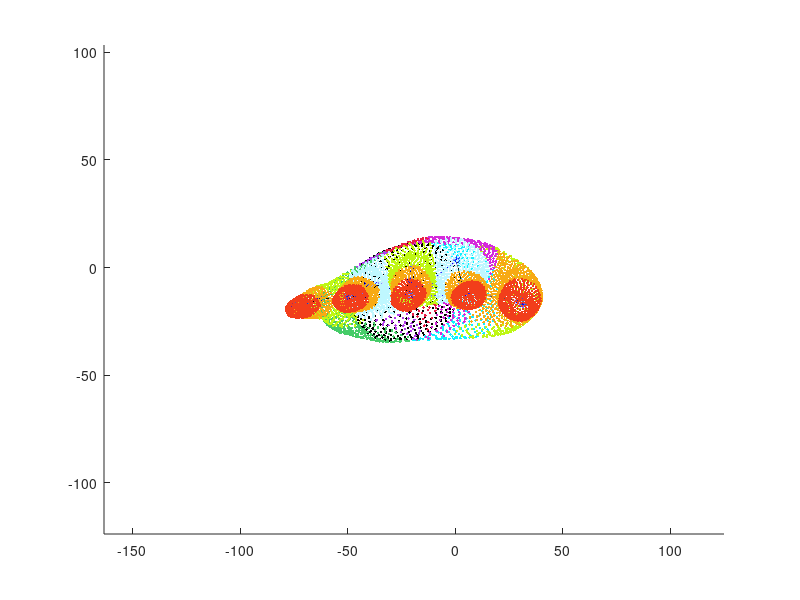
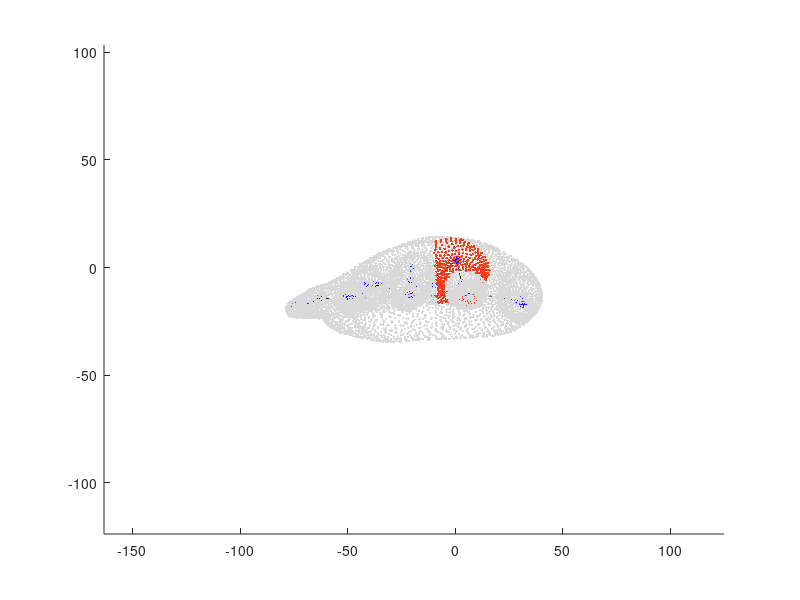

Write the MATLAB code that produced these figures, in order.
clc; clear all;
addpath functions;
addpath(genpath('external'));
load('sg_mesh.mat');
centers = sg_mesh.centers; v_segment = sg_mesh.assignment; V = sg_mesh.vertices; F = sg_mesh.faces;
S = sg_mesh.bonestructure;

Sg1 = sg_mesh.segment.Sg1;Sg2 = sg_mesh.segment.Sg2;Sg3 = sg_mesh.segment.Sg3;Sg4 = sg_mesh.segment.Sg4;Sg5 = sg_mesh.segment.Sg5;Sg6 = sg_mesh.segment.Sg6;Sg7 = sg_mesh.segment.Sg7;Sg8 = sg_mesh.segment.Sg8;
Sg9 = sg_mesh.segment.Sg9;Sg10 = sg_mesh.segment.Sg10;Sg11 = sg_mesh.segment.Sg11;Sg12 = sg_mesh.segment.Sg12;Sg13 = sg_mesh.segment.Sg13;Sg14 = sg_mesh.segment.Sg14;Sg15 = sg_mesh.segment.Sg15;
Sg16 = sg_mesh.segment.Sg16; Sg17 = sg_mesh.segment.Sg17; Sg18 = sg_mesh.segment.Sg18; Sg19 = sg_mesh.segment.Sg19; Sg20 = sg_mesh.segment.Sg20; Sg21 = sg_mesh.segment.Sg21;

%% Visualization mesh
A = centers;
figure()
hold on
axis equal
scatter3(Sg1(:,1),Sg1(:,2),Sg1(:,3),'.', 'MarkerEdgeColor',[16/255, 241/255, 255/255])
scatter3(Sg2(:,1),Sg2(:,2),Sg2(:,3),'.', 'MarkerEdgeColor',[213/255, 42/255, 219/255])
scatter3(Sg3(:,1),Sg3(:,2),Sg3(:,3),'.', 'MarkerEdgeColor',[233/255, 30/255, 68/255])
scatter3(Sg4(:,1),Sg4(:,2),Sg4(:,3),'.', 'MarkerEdgeColor',[179/255, 59/255, 235/255])
scatter3(Sg5(:,1),Sg5(:,2),Sg5(:,3),'.', 'MarkerEdgeColor',[69/255, 204/255, 104/255])
scatter3(Sg6(:,1),Sg6(:,2),Sg6(:,3),'.', 'MarkerEdgeColor',[191/255, 247/255, 20/255])
scatter3(Sg7(:,1),Sg7(:,2),Sg7(:,3),'.', 'MarkerEdgeColor',[247/255, 170/255, 20/255])
scatter3(Sg8(:,1),Sg8(:,2),Sg8(:,3),'.', 'MarkerEdgeColor',[242/255, 62/255, 27/255])
scatter3(Sg9(:,1),Sg9(:,2),Sg9(:,3),'.', 'MarkerEdgeColor',[191/255, 247/255, 255/255])
scatter3(Sg10(:,1),Sg10(:,2),Sg10(:,3),'.', 'MarkerEdgeColor',[247/255, 170/255, 20/255])
scatter3(Sg11(:,1),Sg11(:,2),Sg11(:,3),'.', 'MarkerEdgeColor',[242/255, 62/255, 27/255])
scatter3(Sg12(:,1),Sg12(:,2),Sg12(:,3),'.', 'MarkerEdgeColor',[191/255, 247/255, 20/255])
scatter3(Sg13(:,1),Sg13(:,2),Sg13(:,3),'.', 'MarkerEdgeColor',[247/255, 170/255, 20/255])
scatter3(Sg14(:,1),Sg14(:,2),Sg14(:,3),'.', 'MarkerEdgeColor',[242/255, 62/255, 27/255])
scatter3(Sg15(:,1),Sg15(:,2),Sg15(:,3),'.', 'MarkerEdgeColor',[191/255, 247/255, 255/255])
scatter3(Sg16(:,1),Sg16(:,2),Sg16(:,3),'.', 'MarkerEdgeColor',[247/255, 170/255, 20/255])
scatter3(Sg17(:,1),Sg17(:,2),Sg17(:,3),'.', 'MarkerEdgeColor',[242/255, 62/255, 27/255])
scatter3(Sg18(:,1),Sg18(:,2),Sg18(:,3),'.', 'MarkerEdgeColor',[191/255, 247/255, 20/255])
scatter3(Sg19(:,1),Sg19(:,2),Sg19(:,3),'.', 'MarkerEdgeColor',[247/255, 170/255, 20/255])
scatter3(Sg20(:,1),Sg20(:,2),Sg20(:,3),'.', 'MarkerEdgeColor',[242/255, 62/255, 27/255])
scatter3(Sg21(:,1),Sg21(:,2),Sg21(:,3),'.', 'MarkerEdgeColor',[0, 0, 0])
plot3(A(:,1),A(:,2),A(:,3),'b*')
plot3(A(1:4,1), A(1:4,2), A(1:4,3),'k-')
plot3(A(5:8,1), A(5:8,2), A(5:8,3),'k-')
plot3(A(9:12,1), A(9:12,2), A(9:12,3),'k-')
plot3(A(13:16,1), A(13:16,2), A(13:16,3),'k-')
plot3(A(17:20,1), A(17:20,2), A(17:20,3),'k-')
plot3(A([4 22],1),A([4 22],2),A([4 22],3),'b-')
plot3(A([8 22],1),A([8 22],2),A([8 22],3),'b-')
plot3(A([12 22],1),A([12 22],2),A([12 22],3),'b-')
plot3(A([16 22],1),A([16 22],2),A([16 22],3),'b-')
plot3(A([20 22],1),A([20 22],2),A([20 22],3),'b-')
plot3(A([22 27],1),A([22 27],2),A([22 27],3),'k-')
%scatter3(V(:,1),V(:,2),V(:,3),'.', 'MarkerEdgeColor',[217/255, 217/255, 217/255])
hold off

%% vertex id finder % drawer

pick = [7.2863 -13.8959 40.9572]

t = zeros(size(V,1),2); 
for i = 1:size(V,1)
    t(i,1) = i;
    t(i,2) = norm(V(i,1:3)-pick);
end 
mindist_pt = min(t(:,2));
[vertexIdx ,col] = find(t(:,2) == mindist_pt);
main_segment = v_segment(vertexIdx);
fprintf('VertexIdx = %.0f, Current segment = %.0f\n',vertexIdx, main_segment)

if main_segment == 1
    SgV = Sg1;
    jna = centers(22,:);
    jnb = centers(20,:);
    jna_p = centers(27,:);
    wc_t = [22; 27];
elseif main_segment == 2
    SgV = Sg2;
    jna = centers(22,:);
    jnb = centers(16,:);
    jna_p = centers(27,:);
    wc_t = [22; 27];
elseif main_segment == 3
    SgV = Sg3;
    jna = centers(22,:);
    jnb = centers(12,:);
    jna_p = centers(27,:);
    wc_t = [22; 27];
elseif main_segment == 4
    SgV = Sg4;
    jna = centers(22,:);
    jnb = centers(8,:);
    jna_p = centers(27,:);
    wc_t = [22; 27];
elseif main_segment == 5
    SgV = Sg5;
    jna = centers(22,:);
    jnb = centers(4,:);
    jna_p = centers(27,:);
    wc_t = [22; 27];
elseif main_segment == 6
    SgV = Sg6;
    jna = centers(20,:);
    jnb = centers(19,:);
    jna_p = centers(22,:);
    wc_t = [20; 22];
elseif main_segment == 7
    SgV = Sg7;
    jna = centers(19,:);
    jnb = centers(18,:);
    jna_p = centers(20,:);
    wc_t = [19; 20];
elseif main_segment == 8 % thumb tip
    SgV = Sg8;
    jna = centers(18,:);
    jnb = centers(17,:);
    jna_p = centers(19,:);
    wc_t = [18; 19];
elseif main_segment == 9
    SgV = Sg9;
    jna = centers(16,:);
    jnb = centers(15,:);
    jna_p = centers(22,:);
    wc_t = [16; 22];
elseif main_segment == 10
    SgV = Sg10;
    jna = centers(15,:);
    jnb = centers(14,:);
    jna_p = centers(16,:);
    wc_t = [15; 16];
elseif main_segment == 11
    SgV = Sg11;
    jna = centers(14,:);
    jnb = centers(13,:);
    jna_p = centers(25,:);
    wc_t = [14; 25];
elseif main_segment == 12
    SgV = Sg12;
    jna = centers(12,:);
    jnb = centers(11,:);
    jna_p = centers(22,:);
    wc_t = [12; 22];
elseif main_segment == 13
    SgV = Sg13;
    jna = centers(11,:);
    jnb = centers(10,:);
    jna_p = centers(12,:);
    wc_t = [11; 12];
elseif main_segment == 14
    SgV = Sg14;
    jna = centers(10,:);
    jnb = centers(9,:);
    jna_p = centers(11,:);
    wc_t = [10; 11];
elseif main_segment == 15
    SgV = Sg15;
    jna = centers(8,:);
    jnb = centers(7,:);
    jna_p = centers(22,:);
    wc_t = [8; 22];
elseif main_segment == 16
    SgV = Sg16;
    jna = centers(7,:);
    jnb = centers(6,:);
    jna_p = centers(8,:);
    wc_t = [7; 8];
elseif main_segment == 17
    SgV = Sg17;
    jna = centers(6,:);
    jnb = centers(5,:);
    jna_p = centers(7,:);
    wc_t = [6; 7];
elseif main_segment == 18
    SgV = Sg18;
    jna = centers(4,:);
    jnb = centers(3,:);
    jna_p = centers(22,:);
    wc_t = [4; 22];
elseif main_segment == 19
    SgV = Sg19;
    jna = centers(3,:);
    jnb = centers(2,:);
    jna_p = centers(4,:);
    wc_t = [3; 4];
elseif main_segment == 20
    SgV = Sg20;
    jna = centers(2,:);
    jnb = centers(1,:);
    jna_p = centers(3,:);
    wc_t = [2; 3];
elseif main_segment == 21
    SgV = Sg21;
    jna = centers(27,:);
    jnb = centers(22,:);
    wc_t = [27];
else
    SgV = [];
end


% delta 1 calculation
vt = V(vertexIdx,:);
vt_jna = vt - jna;
jnb_jna = jnb - jna;
delta = dot(vt_jna,jnb_jna)/ (norm(jnb-jna))^2;
x = delta;

a =1; c = 0.25;
weight = a*exp(-((x-0.5)^2)/(2*c^2));

% delta 2 calculation


figure() % point cloud 3D plotting
hold on
axis equal
plot3(A(:,1),A(:,2),A(:,3),'b*') % CoR plotting
% Link between CoRs
plot3(A(:,1),A(:,2),A(:,3),'b*')
plot3(A(1:4,1), A(1:4,2), A(1:4,3),'k-')
plot3(A(5:8,1), A(5:8,2), A(5:8,3),'k-')
plot3(A(9:12,1), A(9:12,2), A(9:12,3),'k-')
plot3(A(13:16,1), A(13:16,2), A(13:16,3),'k-')
plot3(A(17:20,1), A(17:20,2), A(17:20,3),'k-')
plot3(A([4 22],1),A([4 22],2),A([4 22],3),'b-')
plot3(A([8 22],1),A([8 22],2),A([8 22],3),'b-')
plot3(A([12 22],1),A([12 22],2),A([12 22],3),'b-')
plot3(A([16 22],1),A([16 22],2),A([16 22],3),'b-')
plot3(A([20 22],1),A([20 22],2),A([20 22],3),'b-')
plot3(A([22 27],1),A([22 27],2),A([22 27],3),'k-')
scatter3(V(:,1),V(:,2),V(:,3),'.', 'MarkerEdgeColor',[217/255, 217/255, 217/255])
scatter3(V(vertexIdx,1),V(vertexIdx,2),V(vertexIdx,3), 'o', 'MarkerEdgeColor',[255/255, 0/255, 0/255])
scatter3(A(wc_t(:,1),1),A(wc_t(:,1),2),A(wc_t(:,1),3), 'o', 'MarkerEdgeColor',[255/255, 0/255, 0/255])
scatter3(SgV(:,1),SgV(:,2),SgV(:,3),'.', 'MarkerEdgeColor',[242/255, 62/255, 27/255])
hold off

%%
% function, initial parameter setting
a = 1.3; c = 0.25;
x = delta;
fx = a*exp(-((x-0.5)^2)/(2*c^2));

W = zeros(size(V,1),21);

vertexIdx = 1;

% main influence joint = jna of assigned segment

